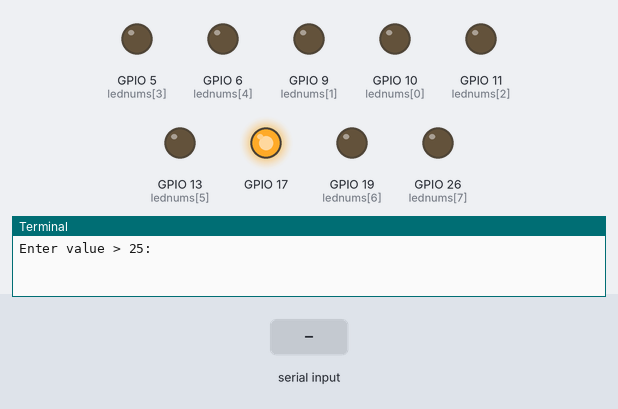
The program below on a simulated Raspberry Pi (BCM pin numbers). Shown: output pins drawn as LEDs (lit = HIGH), the last lines printed to the terminal. Inputs (shaded band) come from the test bench.

Above: at 1.2 s.
1.3 s: "5" typed at the terminal, then Enter
At 2.1 s:
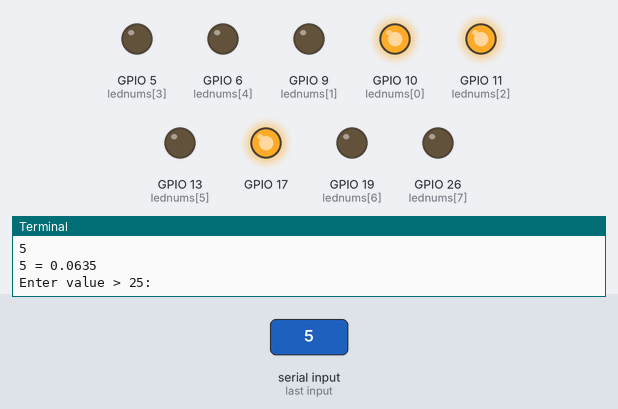
2.8 s: "90" typed at the terminal, then Enter
At 3.2 s:
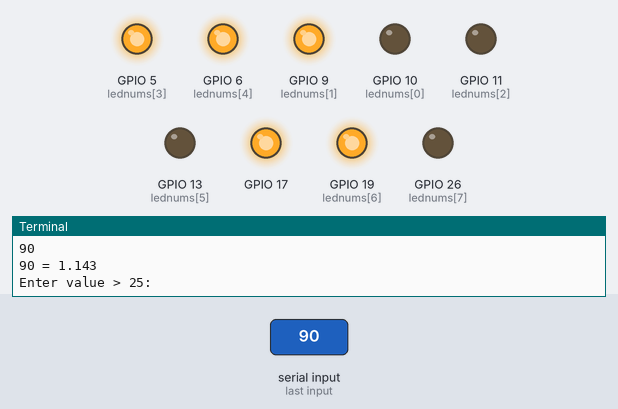
4.3 s: "200" typed at the terminal, then Enter
At 5.5 s:
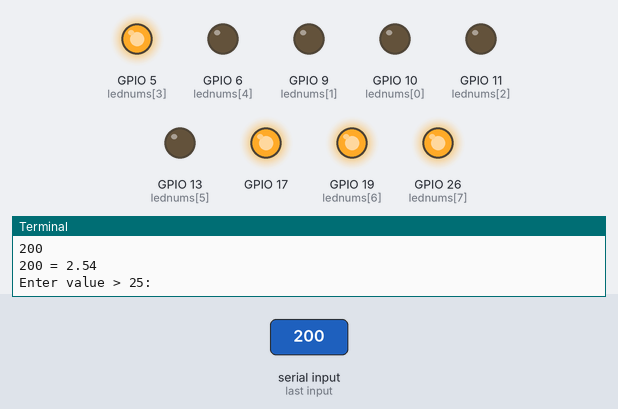
5.8 s: "1" typed at the terminal, then Enter
At 6.7 s:
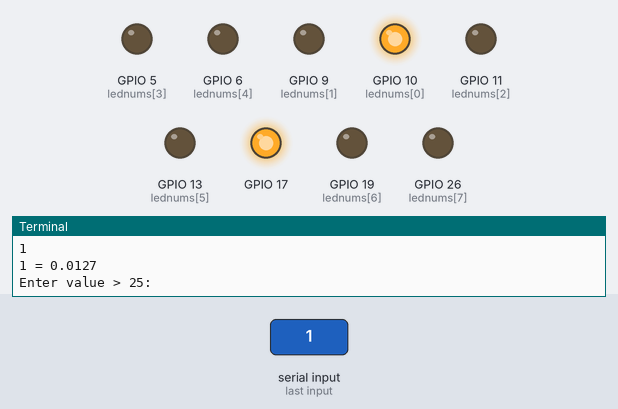
7.3 s: "0" typed at the terminal, then Enter
At 7.8 s:
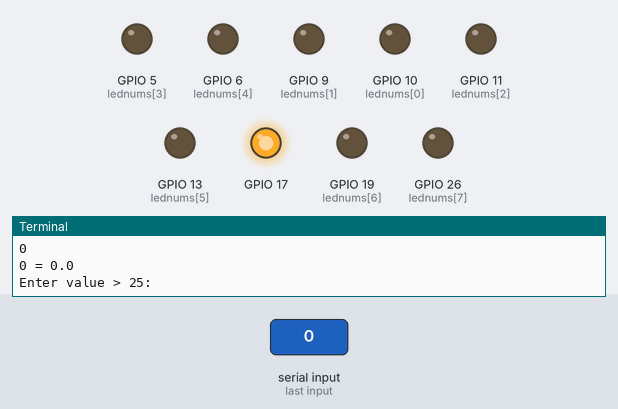
Timing chart, 0 to 9.8 s (numbered marks = the images above; inputs shaded):
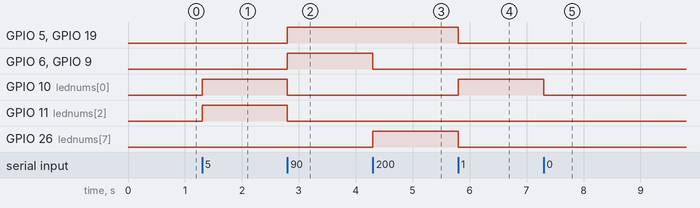

The program:

r.py
```python
import RPi.GPIO as GPIO
import time
GPIO.setmode(GPIO.BCM)
lednums = [10, 9, 11, 5, 6, 13, 19, 26]
GPIO.setup(lednums, GPIO.OUT)
GPIO.setup(17, GPIO.OUT)
GPIO.setup(4, GPIO.IN)
GPIO.setwarnings(False)

def off():
    GPIO.output(lednums, 0)


def dtob(dnum):
    binarr = [0 for _ in range(8)]
    if dnum == 0:
        return binarr
    i = 0
    while dnum != 1:
        binarr[i] = dnum % 2
        dnum = dnum // 2
        i += 1
    binarr[i] = (dnum)
    #binarr.reverse()
    return binarr

def lightnum(val):
    decarr = dtob(val)
    for i in range(len(decarr)):
        GPIO.output(lednums[i], decarr[i])

def num2dac(val):
    n = [0, 0, 0, 0, 0, 0, 0, 0]
    a = int(val / 256)
    b = val % 256
    c = a + b
    n = lightnum(c)


GPIO.output(17, 1)
try:
    while True:
        print("Enter value > 25:")
        val = int(input())
        if val == -1:
            print("end")
            break
        lightnum(val)
        print(val,"=", val*0.0127)
finally:
    off()
```

Measured:
- after the input at 1.3 s, GPIO 10 (lednums[0]), GPIO 11 (lednums[2]): LOW → HIGH at once
- after the input at 2.8 s, GPIO 5 (lednums[3]), GPIO 6 (lednums[4]), GPIO 9 (lednums[1]), GPIO 19 (lednums[6]): LOW → HIGH at once; GPIO 10 (lednums[0]), GPIO 11 (lednums[2]): HIGH → LOW at once
- after the input at 4.3 s, GPIO 6 (lednums[4]), GPIO 9 (lednums[1]): HIGH → LOW at once; GPIO 26 (lednums[7]): LOW → HIGH at once
- after the input at 5.8 s, GPIO 5 (lednums[3]), GPIO 19 (lednums[6]), GPIO 26 (lednums[7]): HIGH → LOW at once; GPIO 10 (lednums[0]): LOW → HIGH at once
- after the input at 7.3 s, GPIO 10 (lednums[0]): HIGH → LOW at once
